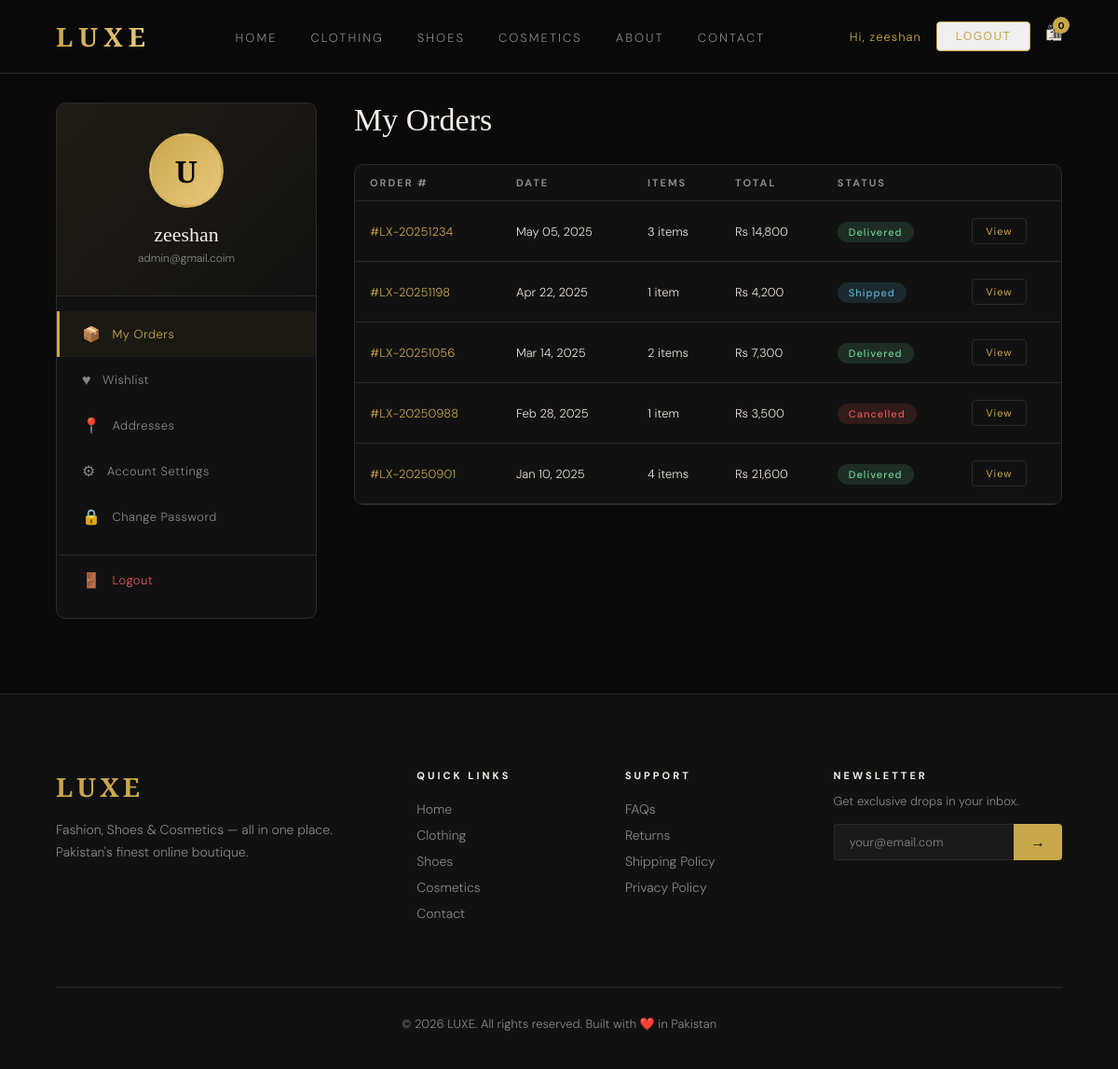
Page /profile/ (signed in) on the committed database.
### user_auth/models.py (models this page shows, shortened)
class CustomUser(AbstractUser):
    phone = models.CharField(max_length=15, blank=True, null=True)

### store/views.py (the view, shortened to what this page needs)
# urls.py: path('profile/',         views.profile,         name='profile'),
@login_required
def profile(request):
    orders      = request.user.orders.all().order_by('-created_at')
    wishlist    = request.user.wishlist.all()
    profile_obj, _ = UserProfile.objects.get_or_create(user=request.user)
    return render(request, 'profile.html', {
        'orders':   orders,
        'wishlist': wishlist,
        'profile':  profile_obj,
    })

### templates/profile.html (shortened to what this page needs)
{% extends 'base.html' %}
{% load static %}
{% block content %}
<div class="profile-page">
  <div class="profile-layout">
    <div class="profile-sidebar">
      <div class="profile-avatar">
        <div class="avatar-circle">
          {{ user.first_name.0|default:"U" }}{{ user.last_name.0|default:"" }}
        </div>
        <p class="profile-name">{{ user.get_full_name|default:user.username }}</p>
        <p class="profile-email">{{ user.email }}</p>
      </div>
      <nav class="profile-nav">
        <div class="profile-nav-item active" onclick="switchTab(this, 'orders')">
          <span class="nav-icon">📦</span> My Orders
        </div>
        <div class="profile-nav-item" onclick="switchTab(this, 'wishlist')">
          <span class="nav-icon">♥</span> Wishlist
        </div>
        <div class="profile-nav-item" onclick="switchTab(this, 'addresses')">
          <span class="nav-icon">📍</span> Addresses
        </div>
        <div class="profile-nav-item" onclick="switchTab(this, 'settings')">
          <span class="nav-icon">⚙</span> Account Settings
        </div>
        <div class="profile-nav-item" onclick="switchTab(this, 'password')">
          <span class="nav-icon">🔒</span> Change Password
        </div>
        <div class="profile-nav-item" style="margin-top:16px; border-top:1px solid var(--border); padding-top:16px;">
          <a href="{% url 'logout' %}" style="display:flex; align-items:center; gap:12px; color:var(--red);">
            <span class="nav-icon">🚪</span> Logout
          </a>
        </div>
      </nav>
    </div>
    <div class="profile-content">
      <div class="profile-panel active" id="tab-orders">
        <div class="profile-panel-header">
          <h2>My Orders</h2>
        </div>
        <div class="profile-card" style="padding:0; overflow:hidden;">
          <table class="orders-table">
            <thead>
              <tr>
                <th>Order #</th>
                <th>Date</th>
                <th>Items</th>
                <th>Total</th>
                <th>Status</th>
                <th></th>
              </tr>
            </thead>
            <tbody>
              <tr>
                <td style="color:var(--gold);">#LX-20251234</td>
                <td>May 05, 2025</td>
                <td>3 items</td>
                <td>Rs 14,800</td>
                <td><span class="order-status status-delivered">Delivered</span></td>
                <td><button class="order-view-btn" onclick="showToast('Order details coming soon!')">View</button></td>
              </tr>
              <tr>
                <td style="color:var(--gold);">#LX-20251198</td>
                <td>Apr 22, 2025</td>
                <td>1 item</td>
                <td>Rs 4,200</td>
                <td><span class="order-status status-shipped">Shipped</span></td>
                <td><button class="order-view-btn" onclick="showToast('Order details coming soon!')">View</button></td>
              </tr>
              <tr>
                <td style="color:var(--gold);">#LX-20251056</td>
                <td>Mar 14, 2025</td>
                <td>2 items</td>
                <td>Rs 7,300</td>
                <td><span class="order-status status-delivered">Delivered</span></td>
                <td><button class="order-view-btn" onclick="showToast('Order details coming soon!')">View</button></td>
              </tr>
              <tr>
                <td style="color:var(--gold);">#LX-20250988</td>
                <td>Feb 28, 2025</td>
                <td>1 item</td>
                <td>Rs 3,500</td>
                <td><span class="order-status status-cancelled">Cancelled</span></td>
                <td><button class="order-view-btn" onclick="showToast('Order details coming soon!')">View</button></td>
              </tr>
              <tr>
                <td style="color:var(--gold);">#LX-20250901</td>
                <td>Jan 10, 2025</td>
                <td>4 items</td>
                <td>Rs 21,600</td>
                <td><span class="order-status status-delivered">Delivered</span></td>
                <td><button class="order-view-btn" onclick="showToast('Order details coming soon!')">View</button></td>
              </tr>
            </tbody>
          </table>
        </div>
      </div>
    </div>
  </div>
</div>
{% endblock %}

### templates/base.html (shortened to what this page needs)
<!DOCTYPE html>
<html lang="en">
<head>
  {% load static %}
  <link rel="stylesheet" href="{% static 'css/style.css' %}"/>
</head>
<body>
  <nav class="navbar" id="navbar">
    <a href="{% url 'home' %}" class="nav-logo">LUXE</a>
    <ul class="nav-links">
      <li><a href="{% url 'home' %}" class="{% if request.resolver_match.url_name == 'home' %}active{% endif %}">Home</a></li>
      <li><a href="{% url 'clothing' %}" class="{% if request.resolver_match.url_name == 'clothing' %}active{% endif %}">Clothing</a></li>
      <li><a href="{% url 'shoes' %}" class="{% if request.resolver_match.url_name == 'shoes' %}active{% endif %}">Shoes</a></li>
      <li><a href="{% url 'cosmetics' %}" class="{% if request.resolver_match.url_name == 'cosmetics' %}active{% endif %}">Cosmetics</a></li>
      <li><a href="{% url 'about' %}" class="{% if request.resolver_match.url_name == 'about' %}active{% endif %}">About</a></li>
      <li><a href="{% url 'contact' %}" class="{% if request.resolver_match.url_name == 'contact' %}active{% endif %}">Contact</a></li>
    </ul>
    <div class="nav-actions">
      {% if user.is_authenticated %}
        <a href="{% url 'profile' %}" style="font-size:13px; color:var(--gold); letter-spacing:1px;">Hi, {{ user.first_name|default:user.username }}</a>
        <form method="post" action="{% url 'logout' %}" style="display:inline;">
          <button type="submit" class="btn-outline" style="cursor:pointer;">Logout</button>
        </form>
      {% else %}
        <a href="{% url 'login' %}" class="btn-outline {% if request.resolver_match.url_name == 'login' %}active-nav{% endif %}">Login</a>
        <a href="{% url 'register' %}" class="btn-filled">Register</a>
      {% endif %}
      <a href="{% url 'cart' %}" class="cart-icon">🛍 <span class="cart-count">{{ cart_count|default:"0" }}</span></a>
    </div>
  </nav>
  <main>
    {% block content %}
    {% endblock %}
  </main>
  {% block footer %}
  <footer class="footer">
    <div class="footer-grid">
      <div class="footer-brand">
        <h3>LUXE</h3>
        <p>Fashion, Shoes & Cosmetics — all in one place. Pakistan's finest online boutique.</p>
      </div>
      <div class="footer-links">
        <h4>Quick Links</h4>
        <a href="{% url 'home' %}">Home</a>
        <a href="{% url 'clothing' %}">Clothing</a>
        <a href="{% url 'shoes' %}">Shoes</a>
        <a href="{% url 'cosmetics' %}">Cosmetics</a>
        <a href="{% url 'contact' %}">Contact</a>
      </div>
      <div class="footer-links">
        <h4>Support</h4>
        <a href="#">FAQs</a>
        <a href="#">Returns</a>
        <a href="#">Shipping Policy</a>
        <a href="#">Privacy Policy</a>
      </div>
      <div class="footer-newsletter">
        <h4>Newsletter</h4>
        <p>Get exclusive drops in your inbox.</p>
        <div class="newsletter-form">
          <input type="email" placeholder="your@email.com"/>
          <button>→</button>
        </div>
      </div>
    </div>
    <div class="footer-bottom">
      <p>© {% now "Y" %} LUXE. All rights reserved. Built with ❤️ in Pakistan</p>
    </div>
  </footer>
  {% endblock footer %}
</body>
</html>

### rows in the picture
CustomUser: first_name "zeeshan", first_name.0 "U", get_full_name "zeeshan", email "admin@gmail.coim"

### other values in the picture
{{ cart_count|default:"0" }} "0"
